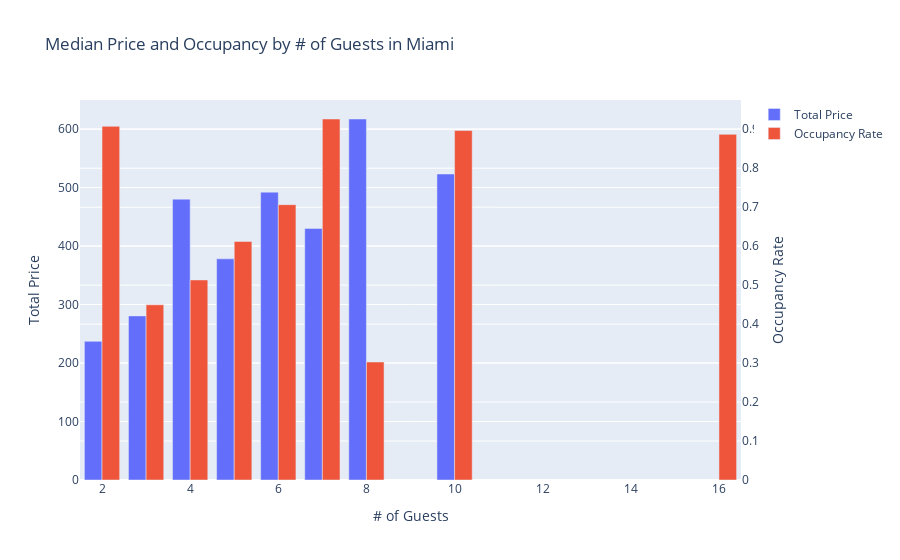

Notebook code for this chart:
### Code cell
combined_data_fl_guests = combined_data_fl.groupby(['guest_no'])['median_total_price'].median().reset_index()
combined_data_fl_occ = combined_data_fl.groupby(['guest_no'])['occupancy_rate'].median().reset_index()

miami_fig = go.Figure(data=[
    go.Bar(name='Total Price', x=combined_data_fl_guests['guest_no'], y=combined_data_fl_guests['median_total_price'], yaxis='y', offsetgroup=1),
    go.Bar(name='Occupancy Rate', x=combined_data_fl_occ['guest_no'], y=combined_data_fl_occ['occupancy_rate'], yaxis='y2', offsetgroup=2),
],
    layout={
        'xaxis': {'title': '# of Guests'},
        'yaxis': {'title': 'Total Price'},
        'yaxis2': {'title': 'Occupancy Rate', 'overlaying': 'y', 'side': 'right'}
    }
)

# Change the bar mode
miami_fig.update_layout(title_text='Median Price and Occupancy by # of Guests in Miami', barmode='group')
miami_fig.show()

### Figure 1 — Plotly figure (JSON) as saved in the notebook; plotly's stock layout.template omitted (floating-point values rounded to 4 significant figures)
{"data": [{"name": "Total Price", "offsetgroup": "1", "type": "bar", "x": [2, 3, 4, 5, 6, 7, 8, 10, 16], "y": [237, 280.5, 480, 378, 492, 430, 617, 523, null], "yaxis": "y"}, {"name": "Occupancy Rate", "offsetgroup": "2", "type": "bar", "x": [2, 3, 4, 5, 6, 7, 8, 10, 16], "y": [0.9074, 0.4496, 0.5133, 0.6122, 0.7065, 0.9263, 0.3028, 0.8967, 0.887], "yaxis": "y2"}], "layout": {"barmode": "group", "title": {"text": "Median Price and Occupancy by # of Guests in Miami"}, "xaxis": {"title": {"text": "# of Guests"}}, "yaxis": {"title": {"text": "Total Price"}}, "yaxis2": {"overlaying": "y", "side": "right", "title": {"text": "Occupancy Rate"}}}}
